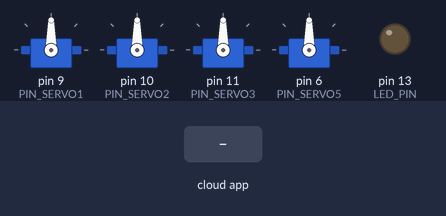
This sketch was run on a simulated Arduino Uno, built with avr-gcc and run on an emulated ATmega328P. Shown: 4 × servo, output pins drawn as LEDs (lit = HIGH). Dashed ring = blinking. The inputs (shaded band) are chosen by the test bench. The ROS host is connected and sends only what is stated.

Above: at 2.2 s.
2.3 s: the phone or cloud app sets command to -100
At 4.1 s:
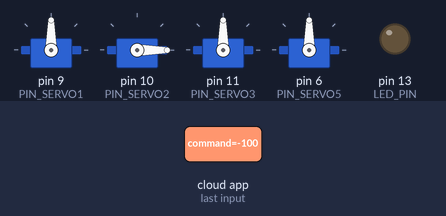
4.7 s: the phone or cloud app sets command to 0
At 4.85 s:
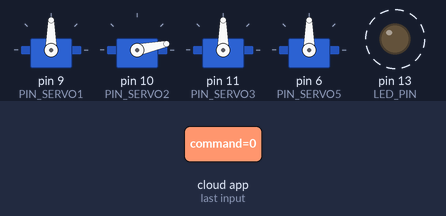
7.1 s: the phone or cloud app sets command to 100
At 8.9 s:
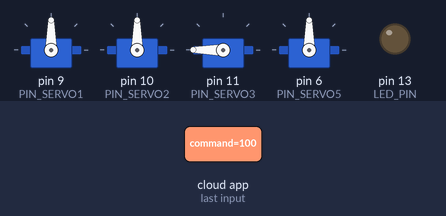
9.5 s: the phone or cloud app sets command to -100
At 12.2 s:
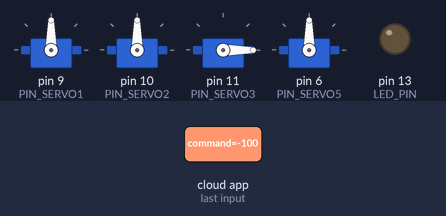
12.5 s: the phone or cloud app sets command to 0
14.0 s: the phone or cloud app sets command to 100
At 16.2 s:
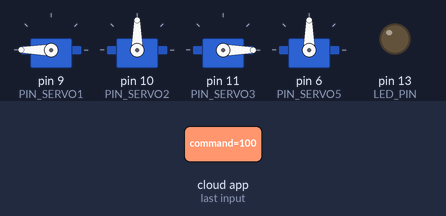
Timing chart, 0 to 17.4 s (numbered marks = the images above; inputs shaded):
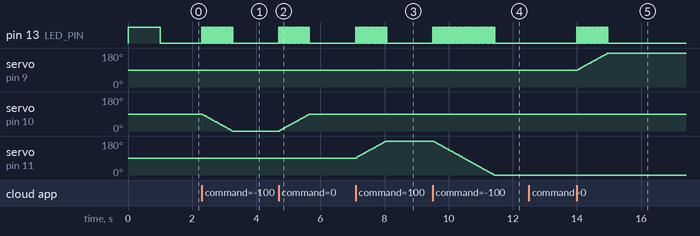

The sketch:

arduino_test.ino
```cpp
/*
 * 4-DOF Robotic Arm ROS Controller
 * Controls 3x MG996R servos and 1x Micro servo via ROS
 * Subscribes to joint command topics from ROS trajectory planner
 *
 * Hardware:
 * - Arduino Uno/Mega
 * - 3x MG996R servo motors (Joint 1, 2, 3)
 * - 1x Micro servo (Joint 5 - gripper)
 * - External 5-6V power supply for servos (REQUIRED!)
 *
 * Connections:
 * Joint_1 (MG996R) -> Pin 9
 * Joint_2 (MG996R) -> Pin 10
 * Joint_3 (MG996R) -> Pin 11
 * Joint_5 (Micro)  -> Pin 6
 *
 * ROS Setup:
 * 1. Install rosserial: sudo apt install ros-noetic-rosserial-arduino
 * 2. Install Arduino library:
 *    cd ~/Arduino/libraries
 *    rosrun rosserial_arduino make_libraries.py .
 * 3. Upload this sketch to Arduino
 * 4. Run: rosrun rosserial_python serial_node.py /dev/ttyACM1
 */

#include <ros.h>
#include <std_msgs/Float64.h>
#include <Servo.h>

// ROS node handle
ros::NodeHandle nh;

// Servo objects
Servo servo1;  // Joint_1 - Base rotation (MG996R)
Servo servo2;  // Joint_2 - Shoulder (MG996R)
Servo servo3;  // Joint_3 - Elbow (MG996R)
Servo servo5;  // Joint_5 - Gripper (Micro servo)

// Servo pins
const int PIN_SERVO1 = 9;
const int PIN_SERVO2 = 10;
const int PIN_SERVO3 = 11;
const int PIN_SERVO5 = 6;

// Current servo positions (degrees, 0-180 range for servo.write())
float current_pos[4] = {90, 90, 90, 90};  // Start at neutral
float target_pos[4] = {90, 90, 90, 90};

// Servo limits (adjust based on your physical constraints)
const float SERVO_MIN[4] = {0, 0, 0, 0};
const float SERVO_MAX[4] = {180, 180, 180, 180};

// Movement parameters
const float MOVE_SPEED = 2.0;  // degrees per update cycle
const int UPDATE_INTERVAL = 20;  // milliseconds

unsigned long lastUpdate = 0;

// LED for status indication
const int LED_PIN = LED_BUILTIN;
bool ledState = false;

// Callback functions for each joint
void joint1_cb(const std_msgs::Float64& msg) {
  // Convert from radians to degrees, then to [0, 180] range
  float angle_deg = msg.data * 180.0 / PI;
  target_pos[0] = constrain(angle_deg + 90.0, SERVO_MIN[0], SERVO_MAX[0]);
  digitalWrite(LED_PIN, HIGH);
}

void joint2_cb(const std_msgs::Float64& msg) {
  float angle_deg = msg.data * 180.0 / PI;
  target_pos[1] = constrain(angle_deg + 90.0, SERVO_MIN[1], SERVO_MAX[1]);
  digitalWrite(LED_PIN, HIGH);
}

void joint3_cb(const std_msgs::Float64& msg) {
  float angle_deg = msg.data * 180.0 / PI;
  target_pos[2] = constrain(angle_deg + 90.0, SERVO_MIN[2], SERVO_MAX[2]);
  digitalWrite(LED_PIN, HIGH);
}

void joint5_cb(const std_msgs::Float64& msg) {
  float angle_deg = msg.data * 180.0 / PI;
  target_pos[3] = constrain(angle_deg + 90.0, SERVO_MIN[3], SERVO_MAX[3]);
  digitalWrite(LED_PIN, HIGH);
}

// ROS subscribers for each joint
ros::Subscriber<std_msgs::Float64> sub1("/Joint_1/command", &joint1_cb);
ros::Subscriber<std_msgs::Float64> sub2("/Joint_2/command", &joint2_cb);
ros::Subscriber<std_msgs::Float64> sub3("/Joint_3/command", &joint3_cb);
ros::Subscriber<std_msgs::Float64> sub5("/Joint_5/command", &joint5_cb);

void setup() {
  // Initialize ROS node
  nh.initNode();

  // Subscribe to joint command topics
  nh.subscribe(sub1);
  nh.subscribe(sub2);
  nh.subscribe(sub3);
  nh.subscribe(sub5);

  // Attach servos to pins
  servo1.attach(PIN_SERVO1);
  servo2.attach(PIN_SERVO2);
  servo3.attach(PIN_SERVO3);
  servo5.attach(PIN_SERVO5);

  // Move to initial position (neutral)
  servo1.write(90);
  servo2.write(90);
  servo3.write(90);
  servo5.write(90);

  // Setup LED
  pinMode(LED_PIN, OUTPUT);
  digitalWrite(LED_PIN, HIGH);

  delay(1000);
  digitalWrite(LED_PIN, LOW);
}

void loop() {
  // Process ROS callbacks
  nh.spinOnce();

  // Smooth movement update
  if (millis() - lastUpdate >= UPDATE_INTERVAL) {
    updateServoPositions();
    lastUpdate = millis();
  }

  delay(1);
}

void updateServoPositions() {
  // Smooth movement towards target positions
  bool moving = false;

  for (int i = 0; i < 4; i++) {
    float diff = target_pos[i] - current_pos[i];

    if (abs(diff) > 0.5) {  // Threshold for "close enough"
      moving = true;

      // Move towards target
      if (diff > 0) {
        current_pos[i] += min(MOVE_SPEED, diff);
      } else {
        current_pos[i] += max(-MOVE_SPEED, diff);
      }
    } else {
      current_pos[i] = target_pos[i];
    }
  }

  // Write to servos
  servo1.write((int)current_pos[0]);
  servo2.write((int)current_pos[1]);
  servo3.write((int)current_pos[2]);
  servo5.write((int)current_pos[3]);

  // Indicate movement with LED
  if (moving) {
    ledState = !ledState;
    digitalWrite(LED_PIN, ledState);
  } else {
    digitalWrite(LED_PIN, LOW);
  }
}
```

Measured:
- after the input at 2.3 s, pin 13 (LED_PIN): alternates HIGH for 0.02 s and LOW for 0.02 s, 46 changes in all, then stays LOW, starting at once; servo on pin 10 (PIN_SERVO2): moves from 90° to 0° over 0.94 s, starting at once
- after the input at 4.7 s, pin 13 (LED_PIN): alternates HIGH for 0.02 s and LOW for 0.02 s, 46 changes in all, then stays LOW, starting at once; servo on pin 10 (PIN_SERVO2): moves from 0° to 90° over 0.92 s, starting at once
- after the input at 7.1 s, pin 13 (LED_PIN): alternates HIGH for 0.02 s and LOW for 0.02 s, 46 changes in all, then stays LOW, starting at once; servo on pin 11 (PIN_SERVO3): moves from 90° to 180° over 0.92 s, starting at once
- after the input at 9.5 s, pin 13 (LED_PIN): alternates HIGH for 0.02 s and LOW for 0.02 s, 92 changes in all, then stays LOW, starting at once; servo on pin 11 (PIN_SERVO3): moves from 180° to 0° over 1.9 s, starting at once
- after the input at 14.0 s, pin 13 (LED_PIN): alternates HIGH for 0.02 s and LOW for 0.02 s, 46 changes in all, then stays LOW, starting at once; servo on pin 9 (PIN_SERVO1): moves from 90° to 180° over 0.94 s, starting at once
